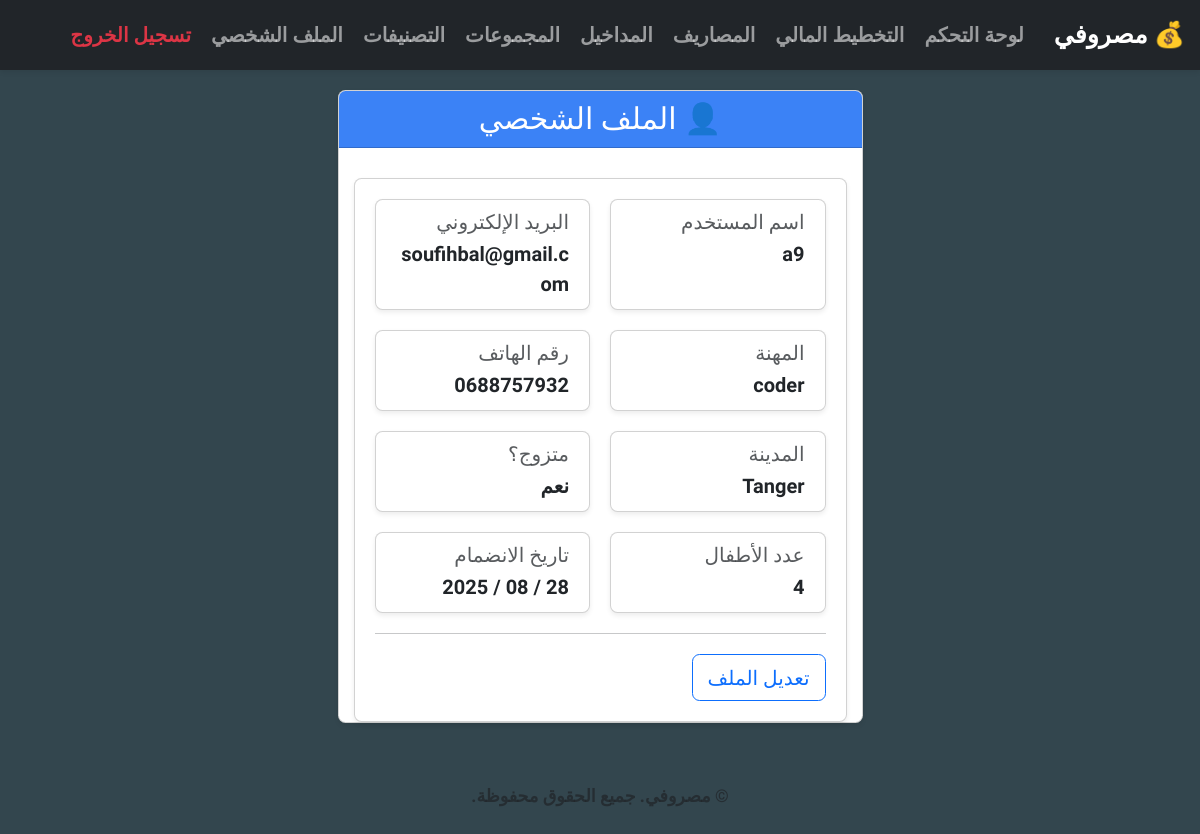
The app's page /profile/ (signed in) with its own data.
### expenses/models.py (models this page shows, shortened)
class CustomUser(AbstractUser):
    email = models.EmailField(blank=True, null=True)
    phone_number = models.CharField(max_length=15, blank=True, null=True)
    profession = models.CharField(max_length=100, blank=True, null=True)
    city = models.CharField(max_length=100, blank=True, null=True)
    has_wife = models.BooleanField(default=False)
    kids = models.PositiveIntegerField(default=0)
    expected_monthly_income = models.PositiveIntegerField(default=0)

### expenses/views.py (the view)
# urls.py: path('profile/', views.profile_view, name='profile'),
@login_required
def profile_view(request):
    return render(request, 'auths/profile.html', {'user': request.user})

### expenses/templates/auths/profile.html (shortened to what this page needs)
{% extends 'base.html' %}
{% block content %}
<div class="container mt-4">
    <div class="row justify-content-center">
        <div class="col-md-6">
            <div class="card shadow-sm">
                <div class="card-header text-center " >
                    <h4 class="mb-0">👤 الملف الشخصي</h4>
                </div>
<div class="container mt-4">
  <div class="card shadow-sm">
    <div class="card-body">
      <div class="row row-cols-1 row-cols-sm-2 g-3">
  <div class="col">
    <div class="card border-grey shadow-sm h-100">
      <div class="card-body py-2 px-3">
        <h6 class="card-title text-muted mb-1">اسم المستخدم</h6>
        <p class="card-text mb-0 fw-bold">{{ user.username }}</p>
      </div>
    </div>
  </div>
  <div class="col">
    <div class="card border-grey shadow-sm h-100">
      <div class="card-body py-2 px-3">
        <h6 class="card-title text-muted mb-1">البريد الإلكتروني</h6>
        <p class="card-text mb-0 fw-bold">{{ user.email|default:"—" }}</p>
      </div>
    </div>
  </div>
  <div class="col">
    <div class="card border-grey shadow-sm h-100">
      <div class="card-body py-2 px-3">
        <h6 class="card-title text-muted mb-1">المهنة</h6>
        <p class="card-text mb-0 fw-bold">{{ user.profession|default:"—" }}</p>
      </div>
    </div>
  </div>
  <div class="col">
    <div class="card border-grey shadow-sm h-100">
      <div class="card-body py-2 px-3">
        <h6 class="card-title text-muted mb-1">رقم الهاتف</h6>
        <p class="card-text mb-0 fw-bold">{{ user.phone_number|default:"—" }}</p>
      </div>
    </div>
  </div>
  <div class="col">
    <div class="card border-grey shadow-sm h-100">
      <div class="card-body py-2 px-3">
        <h6 class="card-title text-muted mb-1">المدينة</h6>
        <p class="card-text mb-0 fw-bold">{{ user.city|default:"—" }}</p>
      </div>
    </div>
  </div>
  <div class="col">
    <div class="card border-grey shadow-sm h-100">
      <div class="card-body py-2 px-3">
        <h6 class="card-title text-muted mb-1">متزوج؟</h6>
        <p class="card-text mb-0 fw-bold">{{ user.has_wife|yesno:"نعم,لا,—" }}</p>
      </div>
    </div>
  </div>
  <div class="col">
    <div class="card border-grey shadow-sm h-100">
      <div class="card-body py-2 px-3">
        <h6 class="card-title text-muted mb-1">عدد الأطفال</h6>
        <p class="card-text mb-0 fw-bold">{{ user.kids|default:"—" }}</p>
      </div>
    </div>
  </div>
  <div class="col">
    <div class="card border-grey shadow-sm h-100">
      <div class="card-body py-2 px-3">
        <h6 class="card-title text-muted mb-1">تاريخ الانضمام</h6>
        <p class="card-text mb-0 fw-bold">{{ user.date_joined|date:"d / m / Y" }}</p>
      </div>
    </div>
  </div>
</div>
      <hr>
      <div class="d-flex justify-content-between">
        <a href="{% url 'edit_profile' %}" class="btn btn-outline-primary">تعديل الملف</a>
      </div>
    </div>
  </div>
</div>
{% endblock %}

### static/css/styles.css (style rules this page uses)
:root { --bs-primary: #0d6efd; --bs-success: #198754; --bs-danger: #dc3545; --bs-warning: #ffc107; --bs-info: #0dcaf0; --bs-light: #f8f9fa; --bs-dark: #030E18FF; --bs-secondary: #6B7280; --bs-cardheader: #3B82F6; --bs-darknavy:#192E5AFF; --app-bg: #33464EFF; }
html { font-weight: bold; font-size: 20px; }
body { direction: rtl; text-align: right; font-weight: bold; background-color: var(--app-bg); font-family: 'Tajawal', sans-serif; }
.card { box-shadow: 0 2px 6px rgba(0,0,0,0.05); background-color: #fff; }
.card-header { background-color: var(--bs-cardheader); color: #fff; font-weight: 600; border-top-left-radius: 0.75rem; border-top-right-radius: 0.75rem; }

### records on screen
CustomUser: username "a9", email "soufihbal@gmail.com", profession "coder", phone_number "0688757932", city "Tanger", has_wife "نعم", kids "4", date_joined "28 / 08 / 2025"
